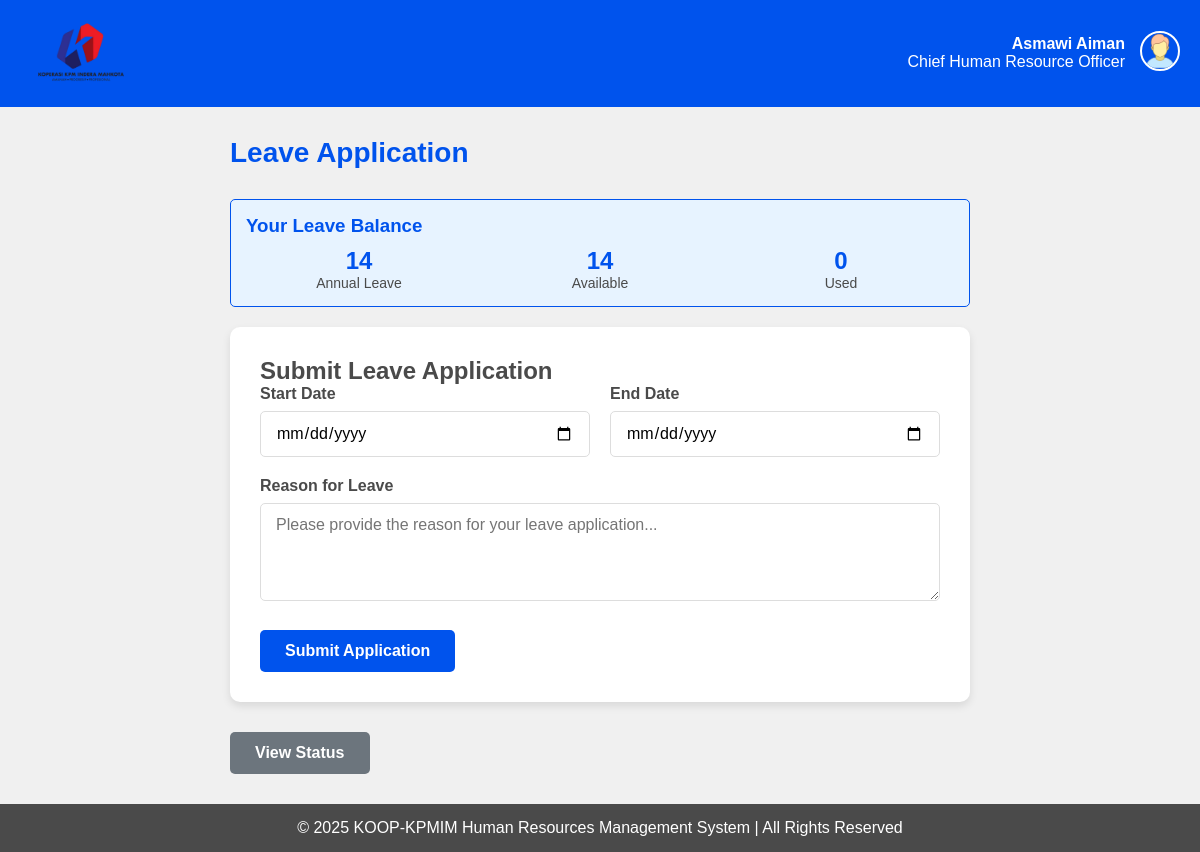
/staff/leave/application/ (signed in), run on an earlier commit of the app's database.
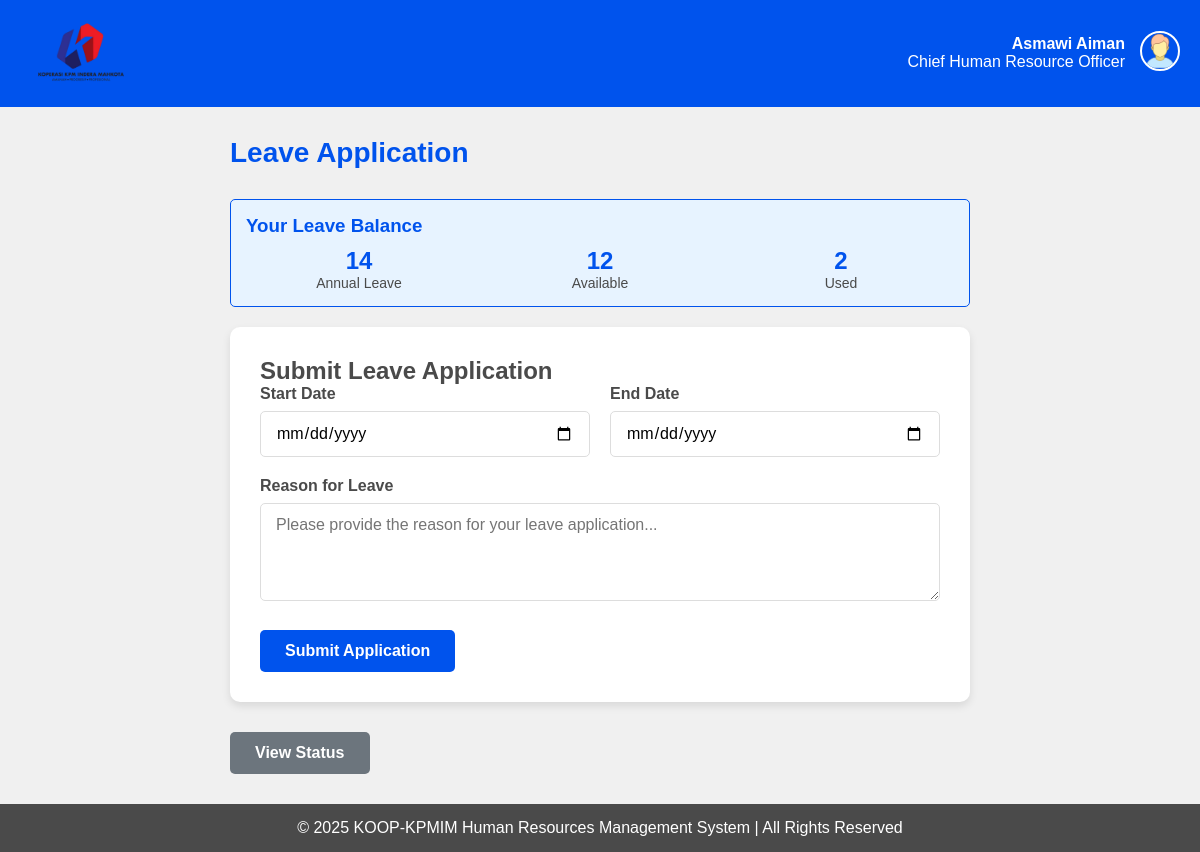
And on a later commit of the database.
### HRMS/models.py (models this page shows)
class LEAVE_BALANCE(models.Model):
    id = models.AutoField(primary_key=True)
    staffid = models.OneToOneField(STAFF, on_delete=models.CASCADE, related_name='leave_balance')
    annual_leave = models.IntegerField(default=14)
    leave_available = models.IntegerField(default=14)
    year = models.IntegerField(default=datetime.datetime.now().year)
    last_updated = models.DateTimeField(auto_now=True)
    def reset_annual_leave(self):
        current_year = datetime.datetime.now().year
        if self.year < current_year:
            self.leave_available = self.annual_leave
            self.year = current_year
            self.save()
    def update_leave_available(self):
        self.reset_annual_leave()
        approved_days = TIMEOFF.objects.filter(
            staffid=self.staffid,
            status='Approved',
            start__year=self.year
        ).aggregate(models.Sum('total_days'))['total_days__sum'] or 0
        self.leave_available = self.annual_leave - approved_days
        self.save()

### HRMS/views.py (the view, shortened to what this page needs)
# urls.py: path('staff/leave/application/', views.staff_leave_application, name='staff_leave_application'),
def staff_leave_application(request):
    if not request.session.get('user_type') == 'staff':
        request.session.flush()
        messages.error(request, "You do not have permission to view this page. Please login again")
        return redirect('login')
    staff_id = request.session.get('user_id')
    try:
        staff = STAFF.objects.get(id=staff_id)
        leave_balance, created = LEAVE_BALANCE.objects.get_or_create(
            staffid=staff,
            defaults={
                'annual_leave': 14,
                'leave_available': 14,
                'year': timezone.now().year
            }
        )
        leave_balance.update_leave_available()
        context = {
            'staff': staff,
            'leave_balance': leave_balance,
            'today': timezone.now().date()
        }
        return render(request, 'staff/leave_application.html', context)
    except Exception as e:
        messages.error(request, f"An error occurred: {str(e)}")
        return redirect('staffmenu')

### HRMS/templates/staff/leave_application.html (shortened to what this page needs)
{% load static %}
<!DOCTYPE html>
<html lang="en">
<head>
</head>
<body>
    <header>
        <a href="{% url 'staffmenu' %}">
            <img src="{% static 'img/logo.png' %}" alt="KOOP-KPMIM Logo" class="logo">
        </a>
        <div class="header-right">
            <div class="user-info">
                <div><strong>{{ staff.name }}</strong></div>
                <div>{{ staff.position }}</div>
            </div>
            <div class="user-dropdown">
                <img src="{% static 'img/user.png' %}" alt="User Profile" class="user-image" onclick="toggleDropdown()">
            </div>
        </div>
    </header>
    <main>
        <h1>Leave Application</h1>
        {% if leave_balance %}
        <div class="leave-balance">
            <h3>Your Leave Balance</h3>
            <div class="balance-info">
                <div class="balance-item">
                    <div class="balance-number">{{ leave_balance.annual_leave }}</div>
                    <div class="balance-label">Annual Leave</div>
                </div>
                <div class="balance-item">
                    <div class="balance-number">{{ leave_balance.leave_available }}</div>
                    <div class="balance-label">Available</div>
                </div>
                <div class="balance-item">
                    <div class="balance-number">
                        {% widthratio leave_balance.annual_leave 1 1 as annual %}
                        {% widthratio leave_balance.leave_available 1 1 as available %}
                        {% widthratio annual 1 1 as total %}
                        {% widthratio available 1 -1 as negative_available %}
                        {% widthratio total|add:negative_available 1 1|default:0 %}
                    </div>
                    <div class="balance-label">Used</div>
                </div>
            </div>
        </div>
        {% endif %}
        <div class="leave-form-container">
            <h2>Submit Leave Application</h2>
            <form method="POST" action="{% url 'staff_leave_application' %}">
                <div class="form-row">
                    <div class="form-group">
                        <label for="start_date">Start Date</label>
                        <input type="date" id="start_date" name="start_date" class="form-control" required min="{{ today }}">
                    </div>
                    <div class="form-group">
                        <label for="end_date">End Date</label>
                        <input type="date" id="end_date" name="end_date" class="form-control" required min="{{ today }}">
                    </div>
                </div>
                <div class="form-group">
                    <label for="reason">Reason for Leave</label>
                    <textarea id="reason" name="reason" class="form-control" rows="4" placeholder="Please provide the reason for your leave application..." required></textarea>
                </div>
                <div style="margin-top: 25px;">
                    <button type="submit" class="btn">Submit Application</button>
                </div>
            </form>
        </div>
        <a href="{% url 'staff_leave_status' %}"><button class="btn-secondary">View Status</button></a>
    </main>
    <footer>
        <p>&copy; 2025 KOOP-KPMIM Human Resources Management System | All Rights Reserved</p>
    </footer>
</body>
</html>

What changed in the data, as far as the page shows it:
changed LEAVE_BALANCE: leave_available "14" → "12"
Also different on the page:
text no longer shown: "0"
text now shown: "2"
